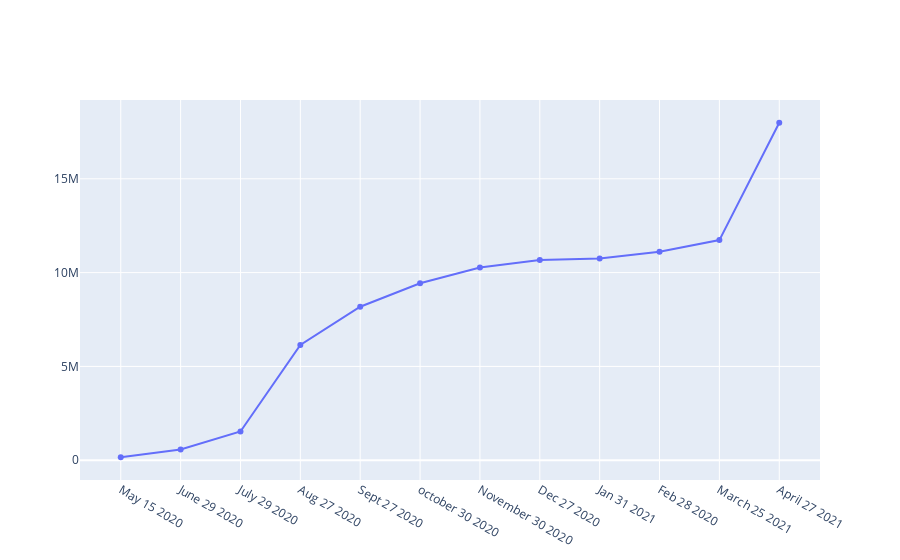

Notebook code cell kept with this figure:
### Code cell
fig2.show()

### Figure 1 — Plotly figure (JSON) as saved in the notebook; plotly's stock layout.template omitted (floating-point values rounded to 4 significant figures)
{"data": [{"y": [158056, 567536, 1532135, 6143019, 8182882, 9432075, 10267263, 10677710, 10758619, 11112056, 11733514, 17988537], "x": ["May 15 2020", "June 29 2020", "July 29 2020", "Aug 27 2020", "Sept 27 2020", "october 30 2020", "November 30 2020", "Dec 27 2020", "Jan 31 2021", "Feb 28 2020", "March 25 2021", "April 27 2021"], "type": "scatter"}], "layout": {}}
